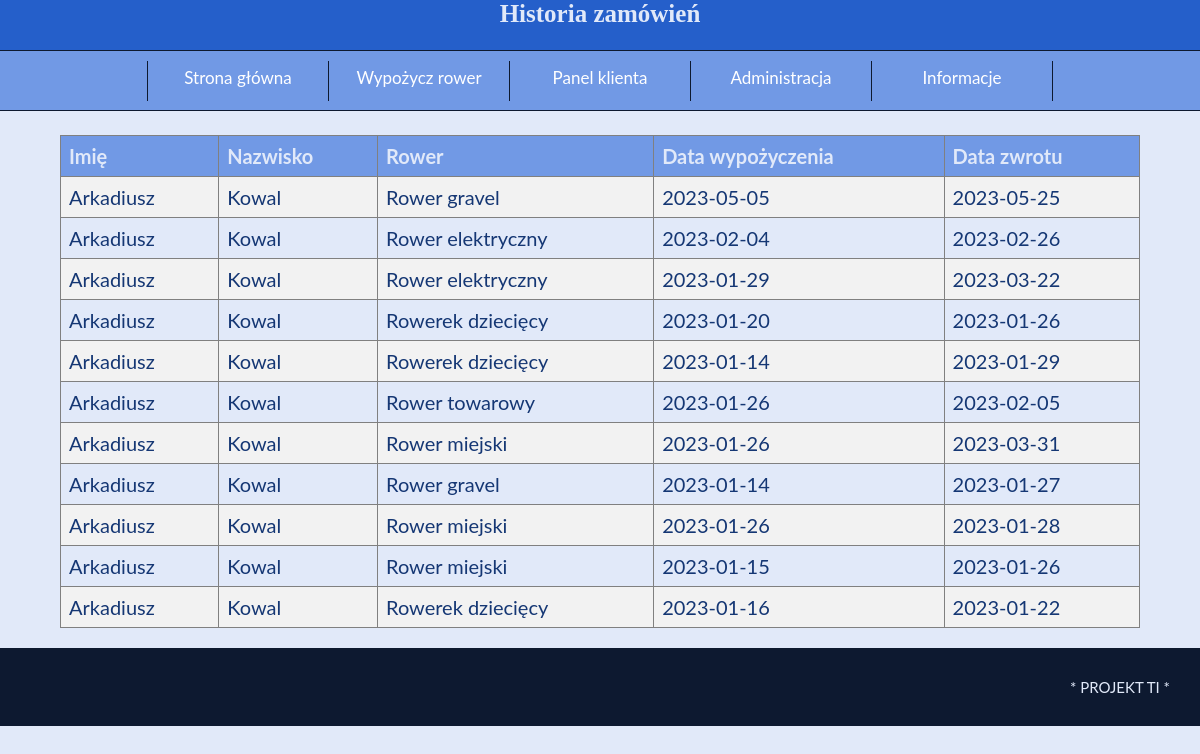
The app's page /order_history.php (signed in) with its own data.
### tables this page shows
CREATE TABLE `rentals` (
  `rental_id` int(11) NOT NULL AUTO_INCREMENT,
  `user_id` int(11) NOT NULL,
  `bike_id` int(11) NOT NULL,
  `start_date` date NOT NULL,
  `end_date` date NOT NULL,
  PRIMARY KEY (`rental_id`),
  KEY `user_id` (`user_id`),
  KEY `bike_id` (`bike_id`),
  CONSTRAINT `rentals_ibfk_1` FOREIGN KEY (`user_id`) REFERENCES `users` (`user_id`),
  CONSTRAINT `rentals_ibfk_2` FOREIGN KEY (`bike_id`) REFERENCES `bikes` (`bike_id`)
);

CREATE TABLE `users` (
  `user_id` int(11) NOT NULL AUTO_INCREMENT,
  `name` varchar(255) NOT NULL,
  `surname` varchar(255) NOT NULL,
  `login` varchar(255) NOT NULL,
  `password` varchar(255) NOT NULL,
  `email` varchar(255) NOT NULL,
  `street` varchar(255) NOT NULL,
  `house_number` varchar(255) NOT NULL,
  `zip_code` varchar(255) NOT NULL,
  `city` varchar(255) NOT NULL,
  PRIMARY KEY (`user_id`)
);

CREATE TABLE `bikes` (
  `bike_id` int(11) NOT NULL AUTO_INCREMENT,
  `name` varchar(255) NOT NULL,
  `description` text NOT NULL,
  `price` decimal(10,2) NOT NULL,
  `image` varchar(255) NOT NULL,
  PRIMARY KEY (`bike_id`)
);

### order_history.php (the view, shortened to what this page needs)
<?php
include_once 'functions.php';
require_once "db_config.php";
$user_id = $_SESSION['user_id'];
try {
    $pdo = new PDO("mysql:host=" . DB_HOST . ";dbname=" . DB_NAME, DB_USERNAME, DB_PASSWORD);
} catch (PDOException $error) {
    $_SESSION['error_server'] = $error->getMessage();
    header('Location:index.php');
}
?>
    <!DOCTYPE html>
    <html lang="pl-PL">
    <head>
        <link rel="stylesheet" href="style.css">
    </head>
    <body>
    <div class="wrapper">
        <?php
        $stmt = $pdo->prepare("SELECT users.name, users.surname, bikes.name as 'bike', rentals.start_date, rentals.end_date, rentals.rental_id
FROM rentals
JOIN users ON rentals.user_id=users.user_id
JOIN bikes ON rentals.bike_id=bikes.bike_id
WHERE users.user_id = $user_id");
        $stmt->execute();
        $result = $stmt->fetchAll();
        ?>
        <br>
        <table border="1">
            <tr>
                <th>Imię</th>
                <th>Nazwisko</th>
                <th>Rower</th>
                <th>Data wypożyczenia</th>
                <th>Data zwrotu</th>
            </tr>
            <?php
            foreach ($result as $row) {
                echo "<tr>
<td>" . $row['name'] . "</td>";
                echo "<td>" . $row['surname'] . "</td>";
                echo "<td>" . $row['bike'] . "</td>";
                echo "<td>" . $row['start_date'] . "</td>";
                echo "<td>" . $row['end_date'] . "</td>";
                echo "</tr>";
            }
            ?>
        </table>
     </div>
    </body>
    </html>

### style.css (style rules this page uses)
body { background-color: #E1E9F9; color: #153774; font-family: 'Lato', sans-serif; font-size: 20px; margin: 0 !important; }
.wrapper { width: 100%; }
table { margin-left: auto; margin-right: auto; border-collapse: collapse; width: 90%; }
th, td { text-align: left; padding: 8px; }
th { background-color: #7199E5; color: #E1E9F9; font-weight: bold; }
tr:nth-child(even) { background-color: #f2f2f2; }

### records on screen
rentals: user.name "Arkadiusz", user.surname "Kowal", bike.name "Rower gravel", start_date "2023-05-05", end_date "2023-05-25"
rentals: user.name "Arkadiusz", user.surname "Kowal", bike.name "Rower elektryczny", start_date "2023-02-04", end_date "2023-02-26"
rentals: user.name "Arkadiusz", user.surname "Kowal", bike.name "Rower elektryczny", start_date "2023-01-29", end_date "2023-03-22"
rentals: user.name "Arkadiusz", user.surname "Kowal", bike.name "Rowerek dziecięcy", start_date "2023-01-20", end_date "2023-01-26"
rentals: user.name "Arkadiusz", user.surname "Kowal", bike.name "Rowerek dziecięcy", start_date "2023-01-14", end_date "2023-01-29"
rentals: user.name "Arkadiusz", user.surname "Kowal", bike.name "Rower towarowy", start_date "2023-01-26", end_date "2023-02-05"
rentals: user.name "Arkadiusz", user.surname "Kowal", bike.name "Rower miejski", start_date "2023-01-26", end_date "2023-03-31"
rentals: user.name "Arkadiusz", user.surname "Kowal", bike.name "Rower gravel", start_date "2023-01-14", end_date "2023-01-27"
rentals: user.name "Arkadiusz", user.surname "Kowal", bike.name "Rower miejski", start_date "2023-01-26", end_date "2023-01-28"
rentals: user.name "Arkadiusz", user.surname "Kowal", bike.name "Rower miejski", start_date "2023-01-15", end_date "2023-01-26"
rentals: user.name "Arkadiusz", user.surname "Kowal", bike.name "Rowerek dziecięcy", start_date "2023-01-16", end_date "2023-01-22"

### other values on screen
$page_title "Historia zamówień"
